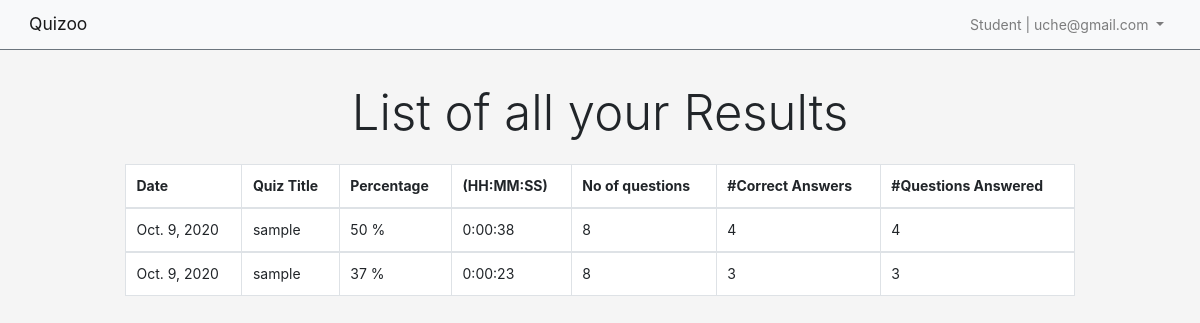
/exam/resultList/ (signed in), run on the app's committed database.
### users/models.py (models this page shows, shortened)
class User(AbstractUser):
    username = None
    teacher = models.BooleanField(default=False,
                                    help_text='check to register as a teacher. Only teachers can create,delete and update quizzes'
                                )
    email = models.EmailField(max_length=255, unique=True)
    USERNAME_FIELD = 'email'
    REQUIRED_FIELDS = []
    objects = CustomUserManager()

### exam/models.py (models this page shows, shortened)
class Result(models.Model):
    percentage = models.PositiveIntegerField(default=0)
    user = models.ForeignKey(
        get_user_model(), related_name='results', on_delete=models.CASCADE)
    time_spent = models.DurationField(default=0)
    no_of_questions_answered = models.IntegerField(default=0)
    no_of_correct_choices_answered = models.IntegerField(default=0)
    no_of_questions= models.IntegerField(default=0)
    quiz = models.ForeignKey(Quiz,
        related_name='results',
        on_delete=models.CASCADE,
    )
    date = models.DateField(default = timezone.now)

### dashboard/models.py (models this page shows, shortened)
class Quiz(models.Model):
    quiz_title = models.CharField(max_length=100)
    quiz_text = models.TextField()
    duration = models.DurationField(default=timedelta(minutes=5), help_text='HH:MM:SS')
    def __str__(self):
        return self.quiz_title

### exam/views.py (the view)
# urls.py: path('resultList/', views.ExamResultListView.as_view(),
class ExamResultListView(LoginRequiredMixin, generic.ListView):
    template_name = 'exam/result_list.html'
    context_object_name = 'results'
    def get_queryset(self):
        queryset = self.request.user.results.all().order_by('-date')
        return queryset

### templates/exam/result_list.html (shortened to what this page needs)
{% extends 'base.html' %}
{% block content %}
<div class="row justify-content-center mb-3">
    {% if results %}
        <h2 class="display-4 text-center">List of all your Results</h2>
    {% else %}
        <h3 class="display-4 text-center">You Have No Results</h3>
    {% endif %}
</div>
<div class="row justify-content-center">
    <table
        class="table table-hover col-12 col-sm-10 border-primary table-bordered"
        style="background-color: #fff;"
    >
        <thead >
            <tr>
                <th>Date</th>
                <th>Quiz Title</th>
                <th>Percentage</th>
                <th class="d-none d-sm-table-cell">(HH:MM:SS)</th>
                <th class="d-none d-sm-table-cell">No of questions</th>
                <th class="d-none d-sm-table-cell">#Correct Answers</th>
                <th class="d-none d-sm-table-cell">#Questions Answered</th>
            </tr>
        </thead>
        {% for result in results %}
            <tbody>
                <tr class="">
                    <td>{{ result.date}}</td>
                    <td>{{ result.quiz }}</td>
                    <td>{{ result.percentage }} %</td>
                    <td class="d-none d-sm-table-cell">{{ result.time_spent }}</td>
                    <td class="d-none d-sm-table-cell">{{ result.no_of_questions }}</td>
                    <td class="d-none d-sm-table-cell">{{ result.no_of_correct_choices_answered }}</td>
                    <td class="d-none d-sm-table-cell">{{ result.no_of_questions_answered }}</td>
                </tr>
            </tbody>
        {% endfor %}
    </table>
</div>
{% endblock content %}

### templates/base.html (shortened to what this page needs)
{% load static %}
<!doctype html>
<html lang="en">
<head>
    <link rel="stylesheet" href="https://stackpath.bootstrapcdn.com/bootstrap/4.3.1/css/bootstrap.min.css"
>
    <link rel="stylesheet" href="{% static 'main.css' %}">
</head>
<body>
    {% block navbar %}
    <nav class="navbar navbar-expand-sm navbar-light bg-light border-bottom border-secondary fixed-top">
        <div class="container-fluid">
            <a class="navbar-brand" href="/">Quizoo</a>
            <div class="collapse navbar-collapse" id="collapsibleNavId">
                <ul class="navbar-nav ml-auto mt-2 mt-lg-0">
                    <li class="nav-item dropdown">
                        {% if user.is_authenticated %}
                        <a class="nav-link dropdown-toggle" href="" id="dropdownId" data-toggle="dropdown"
                            aria-haspopup="true" aria-expanded="false">
                            <span>
                                {% if user.teacher %}
                                Teacher
                                {% else %}
                                Student
                                {% endif %}
                                |
                            </span>
                            {{user.email}}
                        </a>
                        {% endif %}
                    </li>
                </ul>
            </div>
        </div>
    </nav>
    {% endblock navbar %}
    <div class="container my-5 pt-5">
        {% block content %}
        {% endblock content %}
    </div>
</body>
</html>

### static/main.css (style rules this page uses)
html, body { height: 100%; background-color: #f5f5f5; font-size: 14px; }

### data on the page
User: email "uche@gmail.com"
Result: date "Oct. 9, 2020", quiz "sample", percentage "50", time_spent "0:00:38", no_of_questions "8", no_of_correct_choices_answered "4", no_of_questions_answered "4"
Result: date "Oct. 9, 2020", quiz "sample", percentage "37", time_spent "0:00:23", no_of_questions "8", no_of_correct_choices_answered "3", no_of_questions_answered "3"
